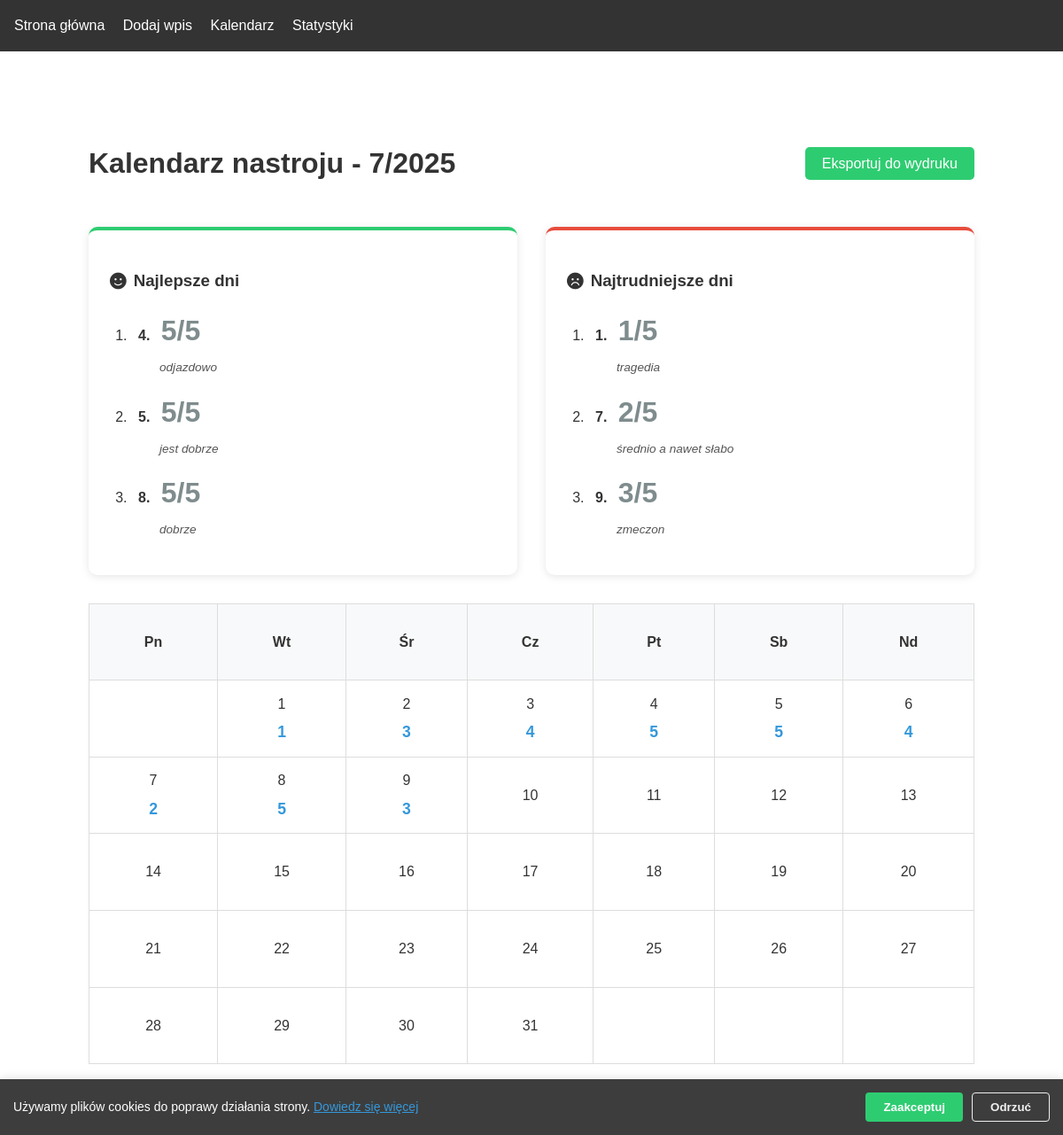
Page /calendar (signed in) on the committed database.
### models.py (models this page shows)
class MoodEntry(db.Model):
    id = db.Column(db.Integer, primary_key=True)
    date = db.Column(db.Date, nullable=False, default=datetime.utcnow)
    mood_score = db.Column(db.Integer, nullable=False)
    notes = db.Column(db.Text)
    user_id = db.Column(db.Integer, db.ForeignKey('user.id'), nullable=False)

### app.py (the view)
@app.route('/calendar')
@login_required
def show_calendar():
    year = datetime.now().year
    month = datetime.now().month
    entries = MoodEntry.query.filter(
        MoodEntry.user_id == current_user.id,
        db.extract('year', MoodEntry.date) == year,
        db.extract('month', MoodEntry.date) == month
    ).all()
    mood_calendar = {}
    mood_entries = []  # Do sortowania
    for entry in entries:
        mood_calendar[entry.date.day] = entry.mood_score
        mood_entries.append({
            'day': entry.date.day,
            'score': entry.mood_score,
            'notes': entry.notes
        })
    mood_entries_sorted = sorted(mood_entries, key=lambda x: x['score'])
    worst_days = mood_entries_sorted[:3]  # 3 najgorsze dni
    best_days = mood_entries_sorted[-3:]  # 3 najlepsze dni
    best_days.reverse()  # Od najlepszego
    cal = calendar.monthcalendar(year, month)
    return render_template('calendar.html',
                           calendar=cal,
                           year=year,
                           month=month,
                           mood_calendar=mood_calendar,
                           best_days=best_days,
                           worst_days=worst_days)

### app.py (called while the page is built)
@login_manager.user_loader
def load_user(user_id):
    return User.query.get(int(user_id))

### templates/calendar.html (shortened to what this page needs)
{% extends "base.html" %}
{% block content %}
<div class="calendar-container">
    <div class="calendar-header">
        <h1>Kalendarz nastroju - {{ month }}/{{ year }}</h1>
        <button onclick="printCalendar()" class="btn-print">Eksportuj do wydruku</button>
    </div>
    <div class="mood-summary">
        <div class="summary-box best-days">
            <h3><i class="fas fa-smile"></i> Najlepsze dni</h3>
            <ol>
                {% for day in best_days %}
                <li>
                    <span class="day">{{ day.day }}.</span>
                    <span class="score">{{ day.score }}/5</span>
                    {% if day.notes %}<p class="notes">{{ day.notes }}</p>{% endif %}
                </li>
                {% else %}
                <li>Brak danych</li>
                {% endfor %}
            </ol>
        </div>
        <div class="summary-box worst-days">
            <h3><i class="fas fa-frown"></i> Najtrudniejsze dni</h3>
            <ol>
                {% for day in worst_days %}
                <li>
                    <span class="day">{{ day.day }}.</span>
                    <span class="score">{{ day.score }}/5</span>
                    {% if day.notes %}<p class="notes">{{ day.notes }}</p>{% endif %}
                </li>
                {% else %}
                <li>Brak danych</li>
                {% endfor %}
            </ol>
        </div>
    </div>
    <table class="calendar" id="calendar-to-print">
        <thead>
            <tr>
                <th>Pn</th>
                <th>Wt</th>
                <th>Śr</th>
                <th>Cz</th>
                <th>Pt</th>
                <th>Sb</th>
                <th>Nd</th>
            </tr>
        </thead>
        <tbody>
            {% for week in calendar %}
                <tr>
                    {% for day in week %}
                        <td>
                            {% if day != 0 %}
                                {{ day }}
                                {% if day in mood_calendar %}
                                    <div class="mood-score">{{ mood_calendar[day] }}</div>
                                {% endif %}
                            {% endif %}
                        </td>
                    {% endfor %}
                </tr>
            {% endfor %}
        </tbody>
    </table>
</div>
{% endblock %}

### templates/base.html (shortened to what this page needs)
<!DOCTYPE html>
<html lang="pl">
<head>
    <link rel="stylesheet" href="{{ url_for('static', filename='style.css') }}">
    <link rel="stylesheet" href="{{ url_for('static', filename='cookie.css') }}">
    <link rel="stylesheet" href="https://cdnjs.cloudflare.com/ajax/libs/font-awesome/6.0.0/css/all.min.css">
    <link rel="stylesheet" href="https://cdnjs.cloudflare.com/ajax/libs/font-awesome/6.0.0/css/all.min.css">
</head>
<body>
    <nav>
        <a href="{{ url_for('index') }}">Strona główna</a>
        <a href="{{ url_for('add_entry') }}">Dodaj wpis</a>
        <a href="{{ url_for('show_calendar') }}">Kalendarz</a>
        <a href="{{ url_for('show_stats') }}">Statystyki</a>
    </nav>
    <div class="container">
        {% block content %}{% endblock %}
    </div>
    {% if not cookies_accepted %}
    <div id="cookie-banner" class="cookie-banner">
        <div class="cookie-content">
            <p>Używamy plików cookies do poprawy działania strony.
               <a href="/polityka-prywatnosci">Dowiedz się więcej</a></p>
            <div class="cookie-buttons">
                <button id="accept-cookies" class="btn-cookie accept">Zaakceptuj</button>
                <button id="reject-cookies" class="btn-cookie reject">Odrzuć</button>
            </div>
        </div>
    </div>
    {% endif %}
</body>
</html>

### static/style.css (style rules this page uses)
body { font-family: Arial, sans-serif; line-height: 1.6; margin: 0; padding: 0; color: #333; }
nav { background: #333; color: white; padding: 1rem; }
nav a { color: white; margin-right: 1rem; text-decoration: none; }
.container { padding: 2rem; }
.calendar { width: 100%; border-collapse: collapse; }
.calendar th, .calendar td { border: 1px solid #ddd; padding: 0.5rem; text-align: center; }
.calendar td { height: 60px; vertical-align: top; }
.mood-score { font-weight: bold; color: #007bff; }
.score { font-size: 2rem; color: #007bff; font-weight: bold; }
.mood-score { color: #3498db; font-weight: bold; }
.calendar-container { max-width: 1000px; margin: 2rem auto; padding: 1rem; }
.calendar-header { display: flex; justify-content: space-between; align-items: center; margin-bottom: 1.5rem; }
.btn-print { background: #2ecc71; color: white; border: none; padding: 0.6rem 1.2rem; border-radius: 5px; cursor: pointer; font-size: 1rem; transition: background 0.3s; }
.calendar th, .calendar td { border: 1px solid #ddd; padding: 0.8rem; text-align: center; height: 60px; vertical-align: middle; }
.calendar th { background-color: #f8f9fa; }
.mood-score { font-weight: bold; color: #3498db; margin-top: 5px; font-size: 1.1rem; }
.mood-summary { display: flex; gap: 2rem; margin-bottom: 2rem; flex-wrap: wrap; }
.summary-box { flex: 1; min-width: 250px; background: white; padding: 1.5rem; border-radius: 10px; box-shadow: 0 2px 10px rgba(0,0,0,0.1); }
.summary-box h3 { color: #333; margin-bottom: 1rem; display: flex; align-items: center; gap: 0.5rem; }
.best-days { border-top: 4px solid #2ecc71; }
.worst-days { border-top: 4px solid #e74c3c; }
.summary-box ol { padding-left: 1.5rem; }
.summary-box li { margin-bottom: 0.8rem; padding-left: 0.5rem; }
.summary-box .day { font-weight: bold; margin-right: 0.5rem; }
.summary-box .score { color: #7f8c8d; }
.summary-box .notes { font-size: 0.85rem; color: #555; margin-top: 0.3rem; padding-left: 1.5rem; font-style: italic; }

### static/cookie.css (style rules this page uses)
.cookie-banner { position: fixed; bottom: 0; left: 0; right: 0; background: rgba(40, 40, 40, 0.9); color: white; padding: 15px; z-index: 1000; box-shadow: 0 -2px 10px rgba(0,0,0,0.1); }
.cookie-content { max-width: 1200px; margin: 0 auto; display: flex; flex-wrap: wrap; align-items: center; gap: 15px; }
.cookie-content p { margin: 0; flex: 1; min-width: 300px; font-size: 14px; }
.cookie-content a { color: #3498db; text-decoration: underline; }
.cookie-buttons { display: flex; gap: 10px; }
.btn-cookie { padding: 8px 20px; border: none; border-radius: 4px; cursor: pointer; font-weight: bold; transition: all 0.3s; }
.btn-cookie.accept { background: #2ecc71; color: white; }
.btn-cookie.reject { background: transparent; color: #eee; border: 1px solid #eee; }

### rows in the picture
MoodEntry: day "4", score "5", notes "odjazdowo"
MoodEntry: day "5", score "5", notes "jest dobrze"
MoodEntry: day "8", score "5", notes "dobrze"
MoodEntry: day "1", score "1", notes "tragedia"
MoodEntry: day "7", score "2", notes "średnio a nawet słabo"
MoodEntry: day "9", score "3", notes "zmeczon"

### other values in the picture
{{ day }} "1" "2" "3" "4" "5" "6" "7" "8" "9" "10" "11" "12" "13" "14" "15" "16" "17" "18" "19" "20" "21" "22" "23" "24" "25" "26" "27" "28" "29" "30" "31"
{{ mood_calendar[day] }} "1" "3" "4" "5" "5" "4" "2" "5" "3"
